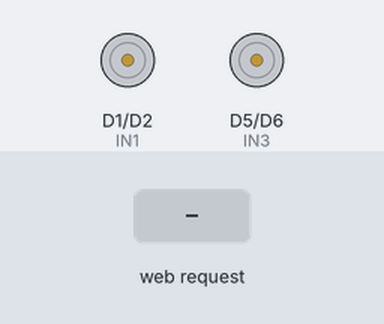
Bench run of a sketch on a simulated ESP8266 (NodeMCU). On the bench: motor-driver pin pairs drawn as motors (green arrow = first pin HIGH = forward, orange = second pin HIGH = backward, longer = more drive, scaled by the enable pin). The inputs (shaded band) are chosen by the test bench.

Above: at 1.2 s.
1.3 s: HTTP request GET /f received
At 2.3 s:
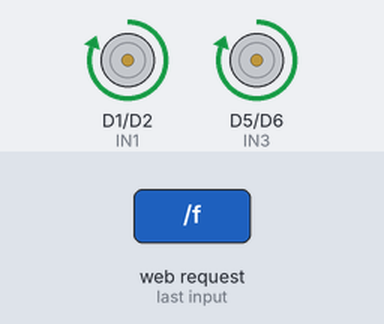
2.8 s: HTTP request GET /b received
At 3.5 s:
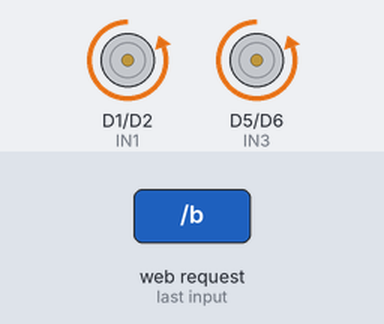
4.3 s: HTTP request GET /l received
At 4.6 s:
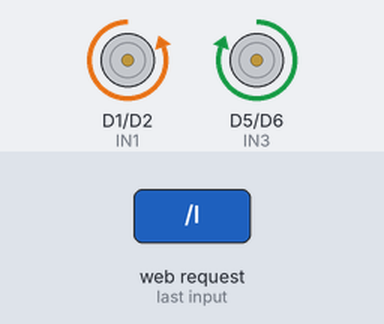
5.8 s: HTTP request GET /r received
At 7.0 s:
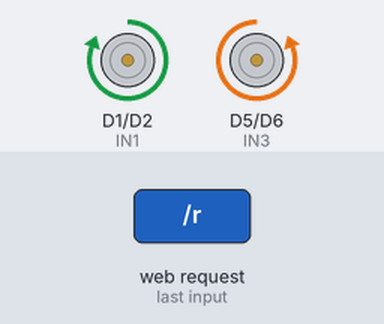
7.3 s: HTTP request GET /s received
At 8.1 s:
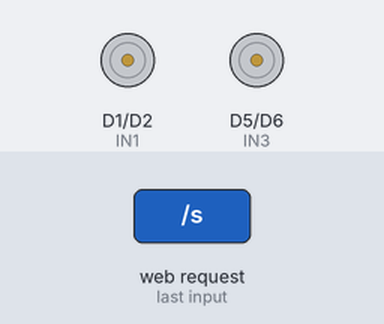
Timing chart, 0 to 9.8 s (numbered marks = the images above; inputs shaded):
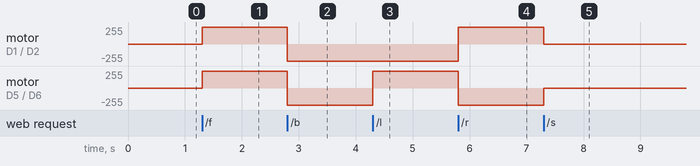

The sketch:

wifi_robot_car.ino
```cpp
#include <ESP8266WiFi.h>
#include <ESP8266WebServer.h>

const char* AP_SSID = "RobotCar";
const char* AP_PASS = "robot1234"; // change me

ESP8266WebServer server(80);

const int IN1 = D1, IN2 = D2, IN3 = D5, IN4 = D6;
const int ENA = D7, ENB = D8;

void stopAll() {
  digitalWrite(IN1, LOW); digitalWrite(IN2, LOW);
  digitalWrite(IN3, LOW); digitalWrite(IN4, LOW);
  analogWrite(ENA, 0); analogWrite(ENB, 0);
}

void drive(int lDir, int rDir, int speed) {
  digitalWrite(IN1, lDir > 0); digitalWrite(IN2, lDir < 0);
  digitalWrite(IN3, rDir > 0); digitalWrite(IN4, rDir < 0);
  analogWrite(ENA, speed); analogWrite(ENB, speed);
}

void handleRoot() {
  server.send(200, "text/html",
    "<meta name=viewport content='width=device-width,initial-scale=1'>"
    "<style>button{width:30%;height:64px;margin:6px;font-size:18px}</style>"
    "<h3>WiFi Robot Car</h3>"
    "<a href='/f'><button>FWD</button></a>"
    "<a href='/b'><button>BACK</button></a><br>"
    "<a href='/l'><button>LEFT</button></a>"
    "<a href='/r'><button>RIGHT</button></a><br>"
    "<a href='/s'><button>STOP</button></a>");
}

void setup() {
  pinMode(IN1, OUTPUT); pinMode(IN2, OUTPUT);
  pinMode(IN3, OUTPUT); pinMode(IN4, OUTPUT);
  pinMode(ENA, OUTPUT); pinMode(ENB, OUTPUT);
  stopAll();
  WiFi.softAP(AP_SSID, AP_PASS);
  server.on("/", handleRoot);
  server.on("/f", [](){ drive(1,1,800); handleRoot(); });
  server.on("/b", [](){ drive(-1,-1,800); handleRoot(); });
  server.on("/l", [](){ drive(-1,1,700); handleRoot(); });
  server.on("/r", [](){ drive(1,-1,700); handleRoot(); });
  server.on("/s", [](){ stopAll(); handleRoot(); });
  server.begin();
}

void loop() { server.handleClient(); }
```

Measured:
- after the input at 1.3 s, motor on D1 (IN1) / D2 (IN2), motor on D5 (IN3) / D6 (IN4): stopped → forward 255/255 at once
- after the input at 2.8 s, motor on D1 (IN1) / D2 (IN2), motor on D5 (IN3) / D6 (IN4): forward 255/255 → backward 255/255 at once
- after the input at 4.3 s, motor on D5 (IN3) / D6 (IN4): backward 255/255 → forward 255/255 at once
- after the input at 5.8 s, motor on D1 (IN1) / D2 (IN2): backward 255/255 → forward 255/255 at once; motor on D5 (IN3) / D6 (IN4): forward 255/255 → backward 255/255 at once
- after the input at 7.3 s, motor on D1 (IN1) / D2 (IN2): forward 255/255 → stopped at once; motor on D5 (IN3) / D6 (IN4): backward 255/255 → stopped at once
